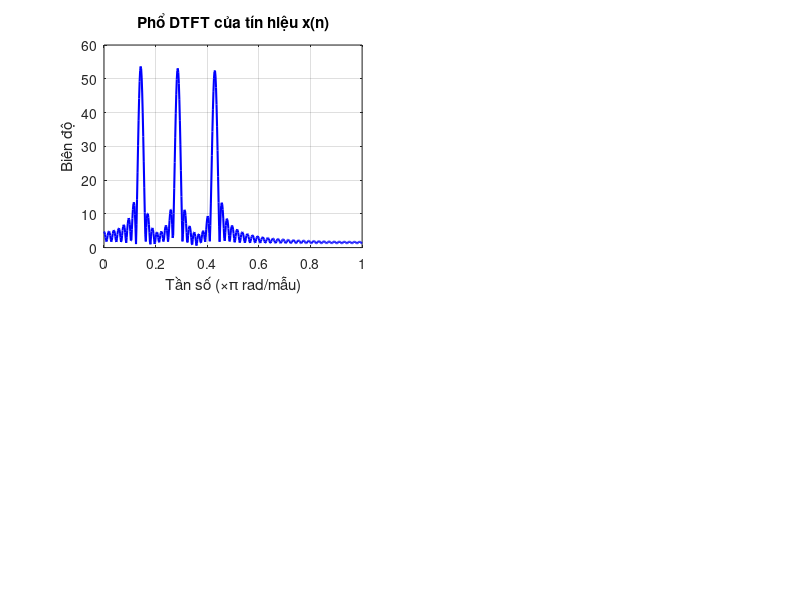

Reproduce this figure in MATLAB. (Note: this script raises an error after producing the figure.)
%% BƯỚC 1: Tạo tín hiệu x(n)
N = 100; % Số mẫu tín hiệu.
n = 0:N-1; % Chỉ số mẫu

% Các tần số góc
w1 = pi/7;
w2 = 2*pi/7;
w3 = 3*pi/7;

% Tạo tín hiệu x(n) với ba thành phần tần số
x = cos(w1 * n) + cos(w2 * n) + cos(w3 * n);

%% BƯỚC 2: Biểu diễn phổ DTFT của x(n) không dùng FFT
w = linspace(0, pi, 501); % Trục tần số từ 0 đến pi
X_w = zeros(size(w)); % Khởi tạo phổ

for k = 1:length(w)
    X_w(k) = sum(x .* exp(-1j * w(k) * n)); % Tính DTFT theo công thức tổng
end

figure;
subplot(2,2,1);
plot(w/pi, abs(X_w), 'b', 'LineWidth', 1.5);
xlabel('Tần số (×π rad/mẫu)');
ylabel('Biên độ');
title('Phổ DTFT của tín hiệu x(n)');
grid on;

%% BƯỚC 3: Thiết kế bộ lọc High-Pass loại bỏ w1
M = 51; % Bậc bộ lọc FIR (số lẻ)
w_c = w1 + 0.05*pi; % Tần số cắt

h_lp = ideal_lp(w_c, M); % Bộ lọc thông thấp lý tưởng
h_hp = -h_lp; % Đảo dấu để tạo bộ lọc thông cao
h_hp(floor(M/2)+1) = 1 + h_hp(floor(M/2)+1); % Điều chỉnh đáp ứng xung tại vị trí trung tâm

% Áp dụng cửa sổ Blackman
window = blackman(M)';
h_hp = h_hp .* window;

% Lọc tín hiệu
x_hp = conv(x, h_hp, 'same');

% Tính phổ sau lọc High-Pass không dùng FFT
X_hp = zeros(size(w));
for k = 1:length(w)
    X_hp(k) = sum(x_hp .* exp(-1j * w(k) * n));
end

subplot(2,2,2);
plot(w/pi, abs(X_hp), 'r', 'LineWidth', 1.5);
xlabel('Tần số (×π rad/mẫu)');
ylabel('Biên độ');
title('Phổ sau lọc High-Pass (loại bỏ w_1)');
grid on;

%% BƯỚC 4: Hiển thị phổ DTFT của bộ lọc High-Pass
H_hp = zeros(size(w));
for k = 1:length(w)
    H_hp(k) = sum(h_hp .* exp(-1j * w(k) * (0:M-1)));
end

subplot(2,2,3);
plot(w/pi, abs(H_hp), 'g', 'LineWidth', 1.5);
xlabel('Tần số (×π rad/mẫu)');
ylabel('Biên độ');
title('Phổ DTFT của bộ lọc High-Pass');
grid on;
